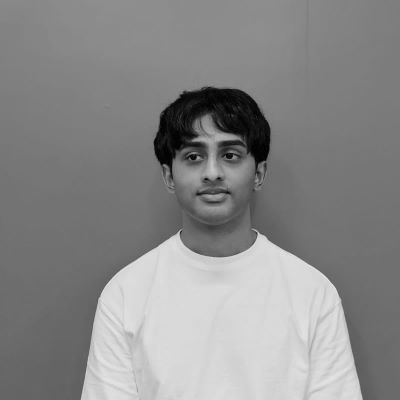
#> input picture Q2-2/ankkit-art-gallery-grey.jpg, 400 x 400 px
$ jupyter execute Q2-2.ipynb
#> lines starting #> are read from the running program, lines starting #| are printed output that depends on the picture; long printed decimals are rounded
[cell 1]
import numpy as np
import imageio.v2 as imageio
from PIL import Image

[cell 2]
image = imageio.imread('ankkit-art-gallery-grey.jpg', mode="L")
#> image is the input picture: shape (400, 400); min 0, max 233, mean 137.8

[cell 3]
#convert image to array and get the dimensions
image = np.array(image)
m,n = image.shape
#> m = 400; n = 400
print("m x n = ", m, " x ", n)
#| m x n =  400  x  400

[cell 4]
#perform SVD
U, S, VT = np.linalg.svd(image)
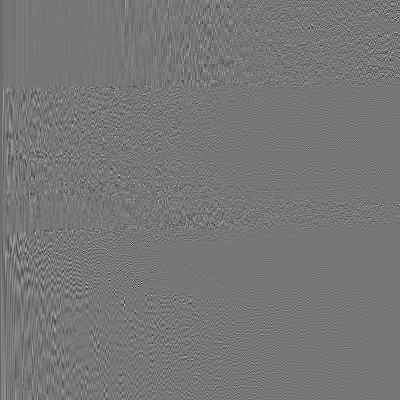
#> U: shape (400, 400) float64; min -0.5, max 0.572, mean -0.000156; drawn with min black and max white
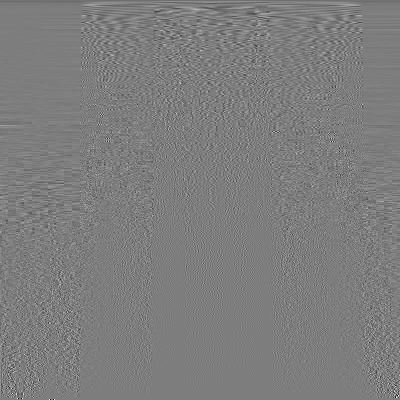
#> VT: shape (400, 400) float64; min -0.499, max 0.513, mean -0.000151; drawn with min black and max white
#> S = 400 values, max 56805.7 at index 0, min 5.46e-12 at index 399, mean 283.5

[cell 5]
# Calculate the rank 1 approximation
# Extract the largest singular value and corresponding singular vectors
sigma1 = S[0]
#> sigma1 = 56805.7
u1 = U[:, 0]
#> u1 = 400 values, max -0.0329 at index 144, min -0.0643 at index 399, mean -0.0488
v1 = VT[0, :]
#> v1 = 400 values, max -0.0391 at index 363, min -0.0578 at index 272, mean -0.0495

# Rank-1 approximation
rank1 = sigma1 * np.outer(u1, v1)
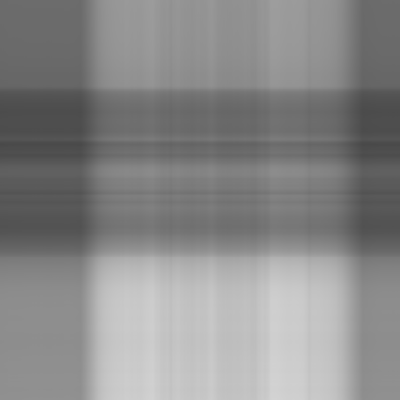
#> rank1: shape (400, 400) float64; min 73.09, max 211.2, mean 137.2

# convert to image and print
rank1Image = Image.fromarray(rank1)
rank1Image = rank1Image.convert("L")
#> rank1Image: PIL image 400x400 L
rank1Image.show()
imageio.imwrite("rank1Image.jpg",rank1Image)

[cell 6]
#Find the rank of the image
for r in range(0, len(S)):
    if S[r] < 0.000001:
        # return r for first value below this precision
        print(f"r = {r}")
        break
#> this loop made 399 passes
#| r = 398

[cell 7]
r = 398

[cell 8]
def getUi(i):
    assert i <= r
    return U[:,i]

def getVTi(i):
    assert i<=r
    return VT[i,:]

[cell 9]
def calculate_image_kth_sv(k):
#> called with k = 5
    k_th_image = np.zeros((m,n))
    for i in range(0, k+1):
        u = getUi(i)
        u.shape= (m,1)
        vT = getVTi(i)
        vT.shape = (1,n)
        sigma = S[i]
        k_th_image += sigma * np.dot(u,vT)
#> this loop made 6 passes
#> sigma on passes 1 to 6: 56805.7, 9657, 4470.2, 3716, 2871.4, 1875.9
#> pass 2, in calculate_image_kth_sv, `k_th_image += sigma * np.dot(u,vT)`:
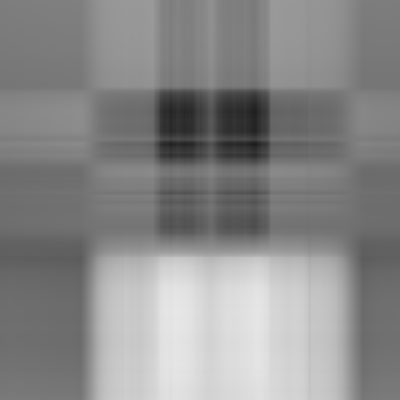
#> k_th_image: shape (400, 400) float64; min 27.92, max 230.8, mean 137.8
#> pass 3, in calculate_image_kth_sv, `k_th_image += sigma * np.dot(u,vT)`:
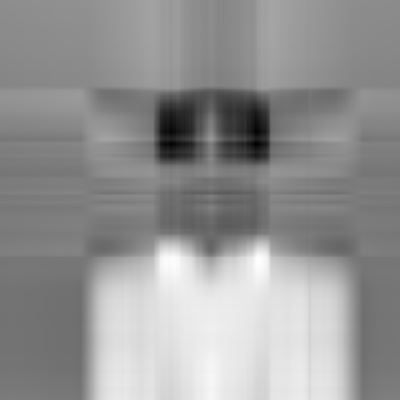
#> k_th_image: shape (400, 400) float64; min -5.92, max 240.9, mean 137.8; drawn with min black and max white
#> after the loop:
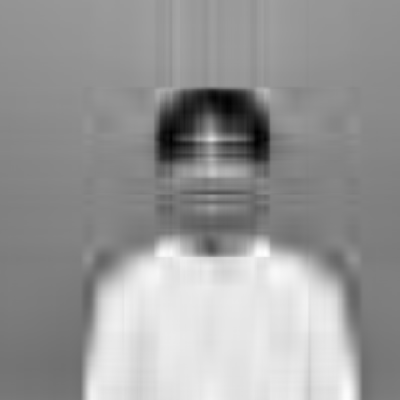
#> k_th_image: shape (400, 400) float64; min -13.82, max 239.1, mean 137.8; drawn with min black and max white
    name = f"compressed_k{k}.jpg"
    k_th_image = Image.fromarray(k_th_image)
#> k_th_image: PIL image 400x400 F
    k_th_image = k_th_image.convert('L')
#> k_th_image: PIL image 400x400 L
    imageio.imwrite(name,k_th_image)

    # calculate compression ratio
    original_size = m*n
#> original_size = 160000
    compressed_size = k*(m+n+1)
#> compressed_size = 4005
    compression_ratio = original_size/compressed_size
#> compression_ratio = 39.95
    print(f"Compression ratio for k = {k} is {compression_ratio}")
#| Compression ratio for k = 5 is 39.950
    return k_th_image

[cell 10]
# Experiment with different values of k
rank_5_image = calculate_image_kth_sv(5)
rank_10_image = calculate_image_kth_sv(10)
#> call 2 of calculate_image_kth_sv, with k = 10
#> the loop in calculate_image_kth_sv (call 2), `for i in range(0, k+1):` made 11 passes
#> sigma on passes 1 to 11: 56805.7, 9657, 4470.2, 3716, 2871.4, 1875.9, 1622, 1469.4, 1341.6, 1169.3, 1058.1
#> after the loop in calculate_image_kth_sv (call 2), `for i in range(0, k+1):`:
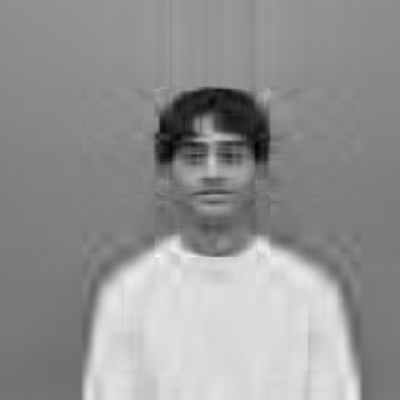
#> k_th_image: shape (400, 400) float64; min -24.5, max 255.2, mean 137.8; drawn with min black and max white
#| Compression ratio for k = 10 is 19.975
rank_40_image = calculate_image_kth_sv(40)
#> call 3 of calculate_image_kth_sv, with k = 40
#> the loop in calculate_image_kth_sv (call 3), `for i in range(0, k+1):` made 41 passes
#> after the loop in calculate_image_kth_sv (call 3), `for i in range(0, k+1):`:
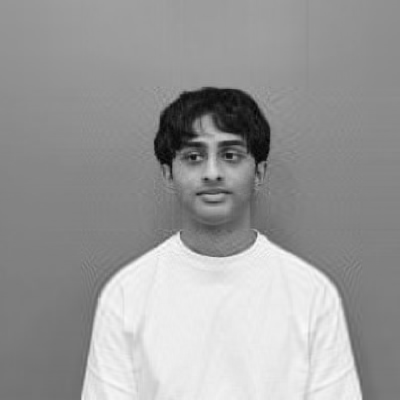
#> k_th_image: shape (400, 400) float64; min -12.12, max 234.3, mean 137.8; drawn with min black and max white
#| Compression ratio for k = 40 is 4.994

k_th_image = calculate_image_kth_sv(60)
#| Compression ratio for k = 60 is 3.329
